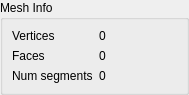
<?xml version="1.0" encoding="UTF-8"?>
<ui version="4.0">
 <class>MeshInfoWidget</class>
 <widget class="QWidget" name="MeshInfoWidget">
  <property name="geometry">
   <rect>
    <x>0</x>
    <y>0</y>
    <width>189</width>
    <height>84</height>
   </rect>
  </property>
  <property name="windowTitle">
   <string>Form</string>
  </property>
  <layout class="QVBoxLayout" name="verticalLayout">
   <property name="spacing">
    <number>0</number>
   </property>
   <property name="margin">
    <number>0</number>
   </property>
   <item>
    <widget class="QGroupBox" name="groupBox">
     <property name="title">
      <string>Mesh Info</string>
     </property>
     <layout class="QGridLayout" name="gridLayout">
      <item row="1" column="0">
       <widget class="QLabel" name="label_2">
        <property name="text">
         <string>Faces</string>
        </property>
       </widget>
      </item>
      <item row="0" column="0">
       <widget class="QLabel" name="label">
        <property name="text">
         <string>Vertices</string>
        </property>
       </widget>
      </item>
      <item row="0" column="1">
       <widget class="QLabel" name="numVertices">
        <property name="text">
         <string>0</string>
        </property>
       </widget>
      </item>
      <item row="1" column="1">
       <widget class="QLabel" name="numFaces">
        <property name="text">
         <string>0</string>
        </property>
       </widget>
      </item>
      <item row="2" column="0">
       <widget class="QLabel" name="label_5">
        <property name="text">
         <string>Num segments</string>
        </property>
       </widget>
      </item>
      <item row="2" column="1">
       <widget class="QLabel" name="numSegments">
        <property name="text">
         <string>0</string>
        </property>
       </widget>
      </item>
     </layout>
    </widget>
   </item>
  </layout>
 </widget>
 <resources/>
 <connections/>
</ui>
